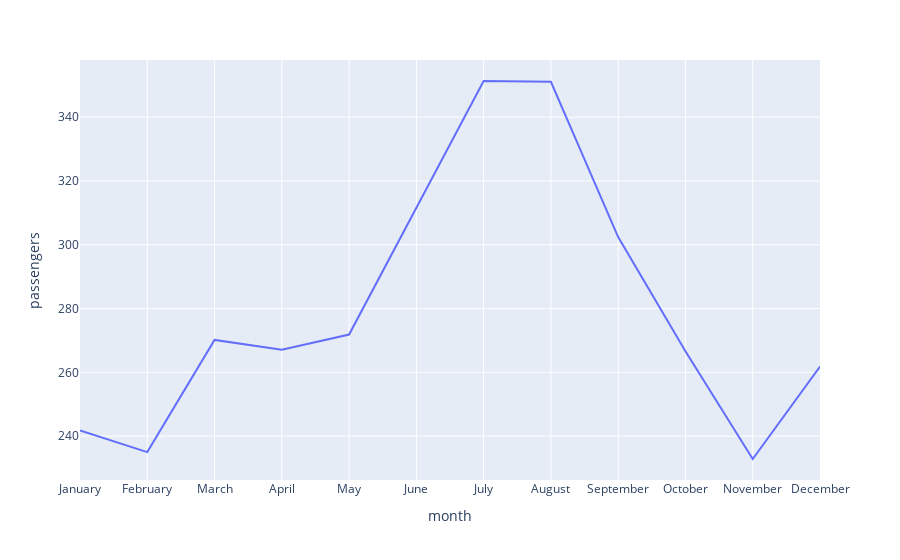

The cell this chart's notebook holds for it:
### Code cell
px.line(df_agrupado_pelo_mes, x='month', y='passengers')

### Figure 1 — Plotly figure (JSON) as saved in the notebook; plotly's stock layout.template omitted (floating-point values rounded to 4 significant figures)
{"data": [{"hovertemplate": "month=%{x}<br>passengers=%{y}<extra></extra>", "legendgroup": "", "line": {"color": "#636efa", "dash": "solid"}, "marker": {"symbol": "circle"}, "mode": "lines", "name": "", "orientation": "v", "showlegend": false, "type": "scatter", "x": ["January", "February", "March", "April", "May", "June", "July", "August", "September", "October", "November", "December"], "xaxis": "x", "y": [241.8, 235, 270.2, 267.1, 271.8, 311.7, 351.3, 351.1, 302.4, 266.6, 232.8, 261.8], "yaxis": "y"}], "layout": {"legend": {"tracegroupgap": 0}, "margin": {"t": 60}, "xaxis": {"anchor": "y", "domain": [0, 1], "title": {"text": "month"}}, "yaxis": {"anchor": "x", "domain": [0, 1], "title": {"text": "passengers"}}}}
